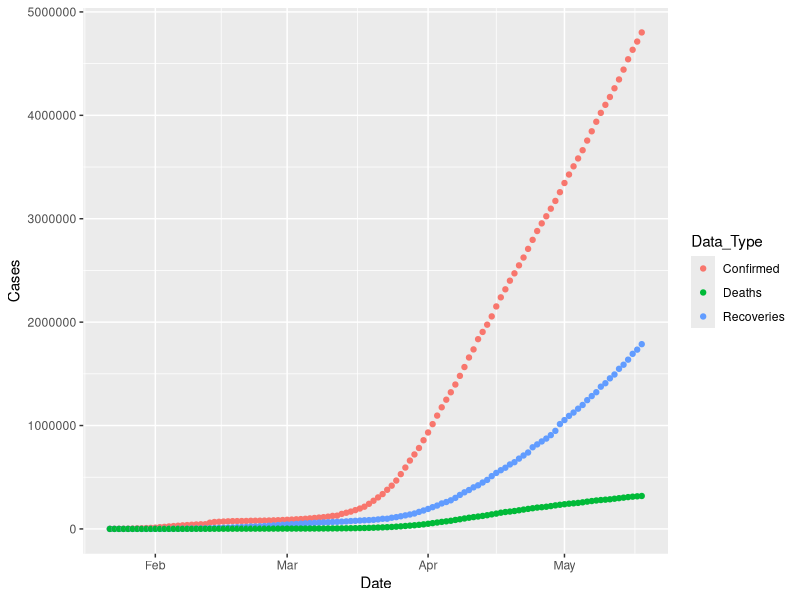
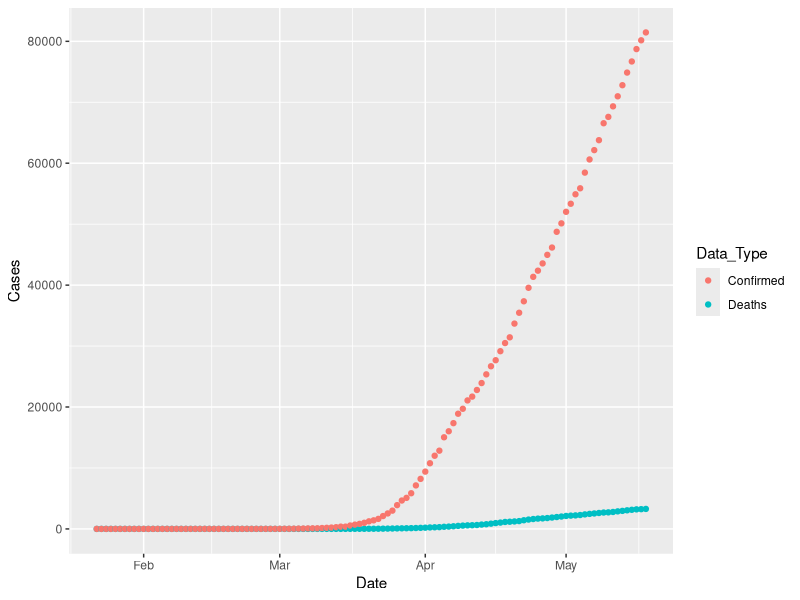
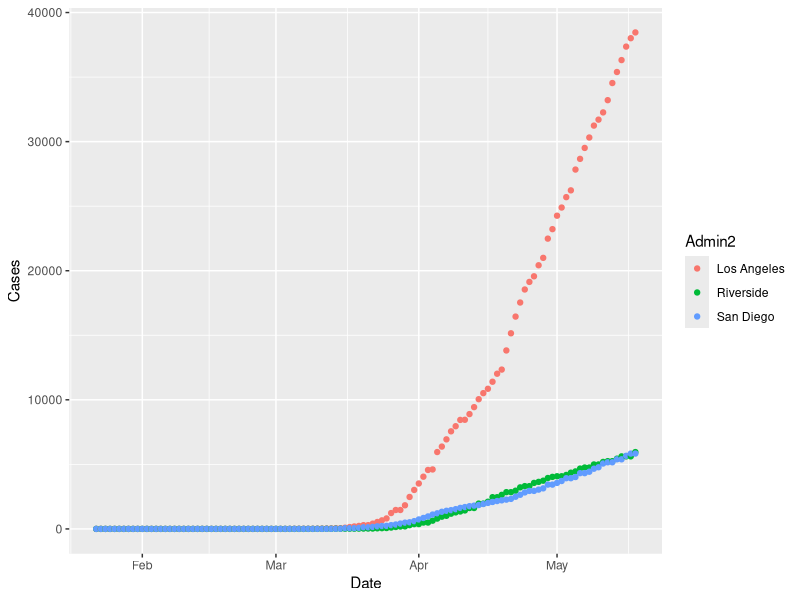

Source code (R) for these figures, in order:
## ---- chunk 1
library(dplyr)
library(tidyverse)
library(stringr)
## ---- chunk 2
# -- Algorithm --
# 1. Make a function that takes in a data set.
# 2. Select the country name and the case data columns.
# 3. Group by country and sum the rows.
# 4. Select the case data columns.
# 5. Sum each row of the case data.
# 6. Reshape the data & convert dates to objects.
# 7. Call the function for each data set.
# 8. Plot the 3 data frames.

global_confirmed <- read.csv(file="../data/time_series_covid19_confirmed_global.csv", stringsAsFactors = FALSE)

global_recoveries <- read.csv(file="../data/time_series_covid19_recovered_global.csv", stringsAsFactors = FALSE)

global_deaths <- read.csv(file="../data/time_series_covid19_deaths_global.csv", stringsAsFactors = FALSE)

get_total <- function(data_set) {

  data_set %>% # Open the data set
    
    select(Country.Region, X1.22.20:last_col()) %>%  # Select country name and all date cols
    
    group_by(Country.Region) %>%  # Group by country name
    
    summarise_all(sum) %>%  # Total the countries data
    
    select(X1.22.20:last_col()) %>% # Select all date cols
    
    summarise_all(sum) # Total the global data for each date

}

total_confirmed <- get_total(global_confirmed) %>% # get the totals
  
  mutate(Data_Type = "Confirmed") # Adding label column

total_recoveries <- get_total(global_recoveries) %>%
  
  mutate(Data_Type = "Recoveries") # Adding label column

total_deaths <- get_total(global_deaths) %>%
  
  mutate(Data_Type = "Deaths") # Adding label column

global_data <- rbind(total_confirmed, total_recoveries, total_deaths) %>% # Combine the 3 rows
  
  select(Data_Type, X1.22.20:last_col()) %>% # Select labels and data
  
  gather(key=Recorded.Days, value=Cases, X1.22.20:last_col()) %>%  # Reshape data
    
  mutate(Recorded.Days=as.Date(Recorded.Days, format= "X%m.%d.%y")) # Convert dates to objects

ggplot() + # Make the plot
  
  geom_point(global_data, mapping = aes(y=Cases, x=Recorded.Days, fill=Data_Type, color=Data_Type)) + # Point plot

  scale_y_continuous(name="Cases", labels=function(x) format(x, scientific = FALSE)) + # y axis
  
  scale_x_date(name="Date") # x axis

## ---- chunk 3

us_confirmed <- read.csv(file="../data/time_series_covid19_confirmed_US.csv", stringsAsFactors = FALSE)

us_deaths <- read.csv(file="../data/time_series_covid19_deaths_US.csv", stringsAsFactors = FALSE)

ca_total <- function(data_set) {

  data_set %>% # opening whichever data
      
    select(Province_State, X1.22.20:last_col()) %>% # Select states & data
      
    group_by(Province_State) %>% # Group data by state
      
    summarise_all(sum) %>% # Sum the data
    
    filter(Province_State == "California") # Selecting CA row
  
}

deaths_ca <- ca_total(us_deaths) %>% # Getting CA deaths
  
  mutate(Data_Type = "Deaths") # Adding label column

confirmed_ca <- ca_total(us_confirmed) %>% # Getting CA confirmed cases
  
  mutate(Data_Type = "Confirmed") # Adding label column

total_ca <- rbind(deaths_ca, confirmed_ca) %>% # Combine the 2 rows
  
  select(Data_Type, X1.22.20:last_col()) %>% # Select labels and data
  
  gather(key=Recorded.Days, value=Cases, X1.22.20:last_col()) %>%  # Reshape data
    
  mutate(Recorded.Days=as.Date(Recorded.Days, format= "X%m.%d.%y")) # Convert dates to objects

top3_confirmed_ca <- us_confirmed %>% # Confirmed cases top 3 in CA
  
  select(Admin2, Province_State, X1.22.20:last_col()) %>% # select city, state, data

  filter(Province_State == "California") %>% # Filter CA cities
  
  arrange_at(ncol(.), desc) %>% # Descending order
  
  slice(1:3) %>% # top 3
  
  gather(key=Recorded.Days, value=Cases, X1.22.20:last_col()) %>% # Reshape the data
    
  mutate(Recorded.Days=as.Date(Recorded.Days, format= "X%m.%d.%y")) # Converting to date objects

ggplot() + # Total deaths in California vs confirmed cases
  
  geom_point(total_ca, mapping = aes(y=Cases, x=Recorded.Days, fill=Data_Type, color=Data_Type)) + # Point plot
  
  scale_y_continuous(name="Cases", labels=function(x) format(x, scientific = FALSE)) + # y axis
  
  scale_x_date(name="Date") # x axis

ggplot() + # Top cities in California
  
  geom_point(top3_confirmed_ca, mapping = aes(y=Cases, x=Recorded.Days, fill=Admin2, color=Admin2)) + # Point plot

  scale_y_continuous(name="Cases", labels=function(x) format(x, scientific = FALSE)) + # y axis
  
  scale_x_date(name="Date") # x axis
